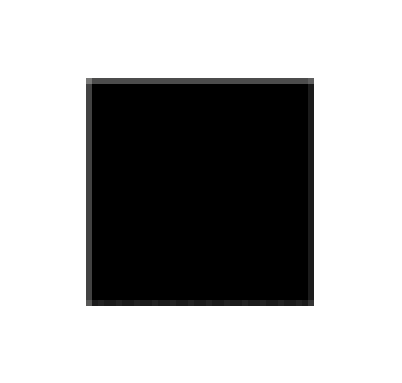
#> input picture backend/app/assets/omr_marker.png, 402 x 383 px
$ python -i image_processing.py   (imports and definitions only)
#> lines starting #> are read from the running program, lines starting #| are printed output that depends on the picture
"""
Image preprocessing utilities for the OMR scanner.
Ported from OMRChecker/src/utils/image.py and CropOnMarkers processor.
"""

from __future__ import annotations

import base64
import logging
import os
from pathlib import Path

import cv2
import numpy as np

logger = logging.getLogger(__name__)

# ─── Path to the bundled marker image ─────────────────────────────
ASSETS_DIR = Path(__file__).resolve().parent.parent / "assets"
DEFAULT_MARKER_PATH = str(ASSETS_DIR / "omr_marker.png")

# ─── Constants from OMRChecker/src/constants/image_processing.py ──
EROSION_KERNEL_SIZE = (5, 5)
EROSION_ITERATIONS = 5
GAUSSIAN_BLUR_MARKER = {"kernel_size": (5, 5), "sigma_x": 0}
QUADRANT_H_FACTOR = 3       # image is split at 1/3 height
QUADRANT_W_FACTOR = 2       # image is split at 1/2 width


# ═══════════════════════════════════════════════════════════════════
#  Basic utilities
# ═══════════════════════════════════════════════════════════════════

# [47 lines left out: functions decode_base64_image, read_image_file, encode_image_to_base64, resize_image, resize_image_h, normalize_image, not called in this run]


def remove_shadows(img: np.ndarray, blur_sigma: int = 31) -> np.ndarray:
    """
    Reduce uneven illumination/shadows while preserving bubble edges.
    Uses background division + CLAHE.
    """
    if img.dtype != np.uint8:
        work = normalize_image(img).astype(np.uint8)
    else:
        work = img.copy()

    # Estimate smooth background illumination
    bg = cv2.GaussianBlur(work, (0, 0), blur_sigma)
    # Divide to flatten lighting
    flattened = cv2.divide(work, bg, scale=255)
    # Local contrast enhancement
    clahe = cv2.createCLAHE(clipLimit=2.0, tileGridSize=(8, 8))
    enhanced = clahe.apply(flattened)
    return normalize_image(enhanced)


# [335 lines left out: functions adjust_gamma, order_points, four_point_transform, _load_marker, _get_best_marker_scale, _match_markers_in_quadrants and 1 more, not called in this run]


def crop_on_markers_contour(
    image: np.ndarray,
    sheet_to_marker_width_ratio: int = 17,
) -> np.ndarray | None:
    """
    Marker-based crop using contour square detection (shadow-robust fallback).
    """
    work = remove_shadows(image, blur_sigma=27)
    centres = _detect_marker_centres_by_square_contours(work, sheet_to_marker_width_ratio)
    if centres is None:
        return None

    pts = np.array(centres, dtype=np.float32)
    ordered = order_points(pts)
    tl, tr, br, bl = ordered
    h, w = image.shape[:2]
    detected_w = max(np.linalg.norm(tr - tl), np.linalg.norm(br - bl))
    detected_h = max(np.linalg.norm(bl - tl), np.linalg.norm(br - tr))
    if detected_w < w * 0.35 or detected_h < h * 0.35:
        return None

    return four_point_transform(image, pts)


def crop_on_markers(
    image: np.ndarray,
    marker_path: str | None = None,
    processing_width: int | None = None,
    sheet_to_marker_width_ratio: int = 17,
    min_matching_threshold: float = 0.3,
    max_matching_variation: float = 0.41,
    scale_range: tuple[int, int] = (35, 100),
    scale_steps: int = 10,
) -> np.ndarray | None:
    """
    Detect the four corner markers on an OMR sheet and apply a perspective
    transform to produce a clean, axis-aligned image.

    Uses a two-pass strategy:
      Pass 1: Match raw marker against normalized image (best for clean images).
      Pass 2: Match erode-subtracted marker against erode-subtracted image
              (better for noisy/textured scans).

    Returns the warped image, or None if markers could not be found.
    """
    if marker_path is None:
        marker_path = DEFAULT_MARKER_PATH

    h_img, w_img = image.shape[:2]
    if processing_width is None:
        processing_width = w_img

    match_args = dict(
        min_matching_threshold=min_matching_threshold,
        max_matching_variation=max_matching_variation,
        scale_range=scale_range,
        scale_steps=scale_steps,
    )

    # ── Pass 1: contour-based square marker detection (best under shadows) ──
    contour_result = crop_on_markers_contour(
        image, sheet_to_marker_width_ratio=sheet_to_marker_width_ratio
    )
    if contour_result is not None:
        logger.info("Marker crop succeeded (contour-square pass).")
        return contour_result

    # ── Pass 2: Clean template matching (no erode-subtract) ──
    marker_clean = _load_marker(
        marker_path, processing_width, sheet_to_marker_width_ratio,
        apply_erode_subtract=False,
    )
    image_norm = remove_shadows(image, blur_sigma=27)
    result = _match_markers_in_quadrants(
        image, image_norm, marker_clean, **match_args,
    )
    if result is not None:
        logger.info("Marker crop succeeded (template-clean pass).")
        return result

    # ── Pass 3: Erode-subtract on both marker and image ──
    logger.info("Template-clean pass failed — trying erode-subtract pass.")
    marker_eroded = _load_marker(
        marker_path, processing_width, sheet_to_marker_width_ratio,
        apply_erode_subtract=True,
    )
    eroded_img = cv2.erode(
        image, kernel=np.ones(EROSION_KERNEL_SIZE), iterations=EROSION_ITERATIONS,
    )
    image_erode_sub = normalize_image(cv2.subtract(image, eroded_img))
    result = _match_markers_in_quadrants(
        image, image_erode_sub, marker_eroded, **match_args,
    )
    if result is not None:
        logger.info("Marker crop succeeded (erode-subtract pass).")
        return result

    logger.warning("Both marker matching passes failed — no markers detected.")
    return None


# ═══════════════════════════════════════════════════════════════════
#  Fallback: contour-based page crop
# ═══════════════════════════════════════════════════════════════════

# [63 lines left out: function auto_detect_and_crop_page, not called in this run]


# ═══════════════════════════════════════════════════════════════════
#  High-level preprocessing entry point
# ═══════════════════════════════════════════════════════════════════

def preprocess_omr_image(
    img: np.ndarray,
    marker_path: str | None = None,
    sheet_to_marker_width_ratio: int = 17,
) -> np.ndarray:
    """
    Full preprocessing pipeline:
      1. Try CropOnMarkers (perspective-correct using 4 corner markers).
      2. If that fails, fall back to contour-based page detection.
      3. Normalize the result.
    """
    # Try marker-based crop first
    cropped = crop_on_markers(
        img,
        marker_path=marker_path,
        sheet_to_marker_width_ratio=sheet_to_marker_width_ratio,
    )
    if cropped is not None:
        logger.info("Marker-based crop succeeded.")
        # Keep detection image close to original intensity profile.
        # Strong shadow flattening here can wash out faint marks.
        return normalize_image(cropped)

    # Fall back to contour detection
    logger.info("Marker crop failed — falling back to contour-based page detection.")
    cropped = auto_detect_and_crop_page(img)
    return normalize_image(cropped)

>>> import cv2
>>> picture = cv2.imread('../assets/omr_marker.png')
#> picture is the input picture: shape (383, 402, 3); mean B, G, R 170.7, 170.7, 170.7
>>> result = preprocess_omr_image(picture)
#> in remove_shadows, `bg = cv2.GaussianBlur(work, (0, 0), blur_sigma)`:
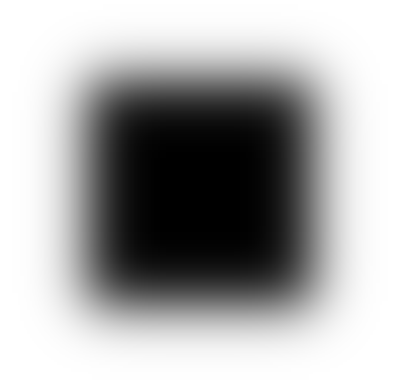
#> bg: shape (383, 402, 3); mean B, G, R 170.7, 170.7, 170.7
#> in remove_shadows, `flattened = cv2.divide(work, bg, scale=255)`:
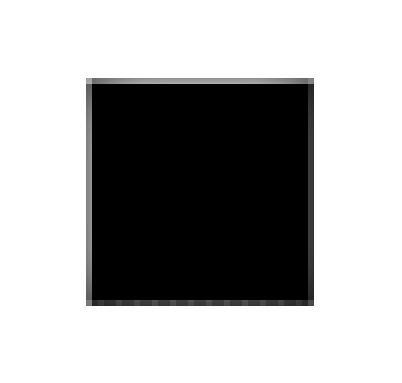
#> flattened: shape (383, 402, 3); mean B, G, R 172.3, 172.3, 172.3
#> (the run stopped early here; a loop or call above may not have finished)
